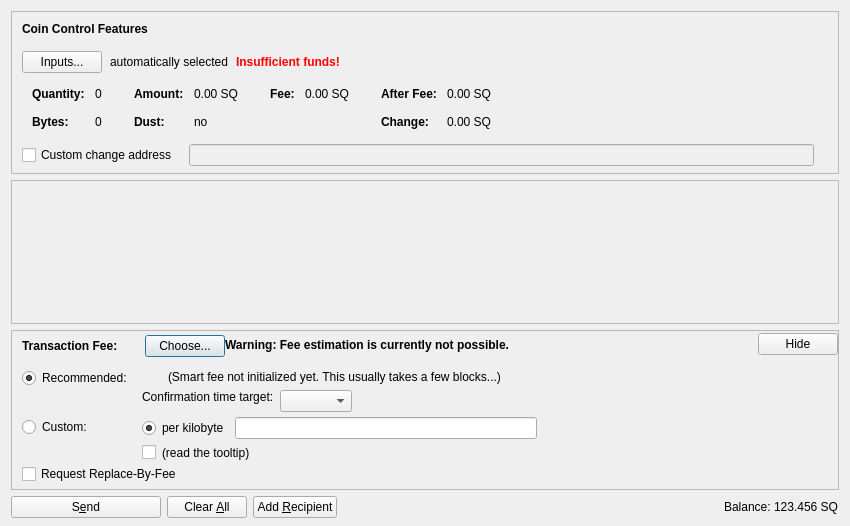
<?xml version="1.0" encoding="UTF-8"?>
<ui version="4.0">
 <class>SendCoinsDialog</class>
 <widget class="QDialog" name="SendCoinsDialog">
  <property name="geometry">
   <rect>
    <x>0</x>
    <y>0</y>
    <width>850</width>
    <height>526</height>
   </rect>
  </property>
  <property name="windowTitle">
   <string>Send Coins</string>
  </property>
  <layout class="QVBoxLayout" name="verticalLayout" stretch="0,1,0,0">
   <property name="bottomMargin">
    <number>8</number>
   </property>
   <item>
    <widget class="QFrame" name="frameCoinControl">
     <property name="sizePolicy">
      <sizepolicy hsizetype="Expanding" vsizetype="Expanding">
       <horstretch>0</horstretch>
       <verstretch>0</verstretch>
      </sizepolicy>
     </property>
     <property name="maximumSize">
      <size>
       <width>16777215</width>
       <height>16777215</height>
      </size>
     </property>
     <property name="frameShape">
      <enum>QFrame::StyledPanel</enum>
     </property>
     <property name="frameShadow">
      <enum>QFrame::Sunken</enum>
     </property>
     <layout class="QVBoxLayout" name="verticalLayoutCoinControl2">
      <property name="spacing">
       <number>0</number>
      </property>
      <property name="leftMargin">
       <number>0</number>
      </property>
      <property name="topMargin">
       <number>0</number>
      </property>
      <property name="rightMargin">
       <number>0</number>
      </property>
      <property name="bottomMargin">
       <number>6</number>
      </property>
      <item>
       <layout class="QVBoxLayout" name="verticalLayoutCoinControl" stretch="0,0,0,0,1">
        <property name="spacing">
         <number>0</number>
        </property>
        <property name="leftMargin">
         <number>10</number>
        </property>
        <property name="topMargin">
         <number>10</number>
        </property>
        <item>
         <layout class="QHBoxLayout" name="horizontalLayoutCoinControl1">
          <property name="bottomMargin">
           <number>15</number>
          </property>
          <item>
           <widget class="QLabel" name="labelCoinControlFeatures">
            <property name="sizePolicy">
             <sizepolicy hsizetype="Preferred" vsizetype="Maximum">
              <horstretch>0</horstretch>
              <verstretch>0</verstretch>
             </sizepolicy>
            </property>
            <property name="font">
             <font>
              <weight>75</weight>
              <bold>true</bold>
             </font>
            </property>
            <property name="styleSheet">
             <string notr="true">font-weight:bold;</string>
            </property>
            <property name="text">
             <string>Coin Control Features</string>
            </property>
           </widget>
          </item>
         </layout>
        </item>
        <item>
         <layout class="QHBoxLayout" name="horizontalLayoutCoinControl2" stretch="0,0,0,0">
          <property name="spacing">
           <number>8</number>
          </property>
          <property name="bottomMargin">
           <number>10</number>
          </property>
          <item>
           <widget class="QPushButton" name="pushButtonCoinControl">
            <property name="styleSheet">
             <string notr="true"/>
            </property>
            <property name="text">
             <string>Inputs...</string>
            </property>
            <property name="autoDefault">
             <bool>false</bool>
            </property>
           </widget>
          </item>
          <item>
           <widget class="QLabel" name="labelCoinControlAutomaticallySelected">
            <property name="text">
             <string>automatically selected</string>
            </property>
            <property name="margin">
             <number>5</number>
            </property>
           </widget>
          </item>
          <item>
           <widget class="QLabel" name="labelCoinControlInsuffFunds">
            <property name="font">
             <font>
              <weight>75</weight>
              <bold>true</bold>
             </font>
            </property>
            <property name="styleSheet">
             <string notr="true">color:red;font-weight:bold;</string>
            </property>
            <property name="text">
             <string>Insufficient funds!</string>
            </property>
            <property name="margin">
             <number>5</number>
            </property>
           </widget>
          </item>
          <item>
           <spacer name="horizontalSpacerCoinControl">
            <property name="orientation">
             <enum>Qt::Horizontal</enum>
            </property>
            <property name="sizeHint" stdset="0">
             <size>
              <width>40</width>
              <height>1</height>
             </size>
            </property>
           </spacer>
          </item>
         </layout>
        </item>
        <item>
         <widget class="QWidget" name="widgetCoinControl" native="true">
          <property name="sizePolicy">
           <sizepolicy hsizetype="Preferred" vsizetype="Preferred">
            <horstretch>0</horstretch>
            <verstretch>0</verstretch>
           </sizepolicy>
          </property>
          <property name="minimumSize">
           <size>
            <width>0</width>
            <height>0</height>
           </size>
          </property>
          <property name="styleSheet">
           <string notr="true"/>
          </property>
          <layout class="QHBoxLayout" name="horizontalLayoutCoinControl5">
           <property name="leftMargin">
            <number>0</number>
           </property>
           <property name="topMargin">
            <number>0</number>
           </property>
           <property name="rightMargin">
            <number>0</number>
           </property>
           <property name="bottomMargin">
            <number>0</number>
           </property>
           <item>
            <layout class="QHBoxLayout" name="horizontalLayoutCoinControl3" stretch="0,0,0,1">
             <property name="spacing">
              <number>20</number>
             </property>
             <property name="topMargin">
              <number>0</number>
             </property>
             <property name="bottomMargin">
              <number>10</number>
             </property>
             <item>
              <layout class="QFormLayout" name="formLayoutCoinControl1">
               <property name="horizontalSpacing">
                <number>10</number>
               </property>
               <property name="verticalSpacing">
                <number>14</number>
               </property>
               <property name="leftMargin">
                <number>10</number>
               </property>
               <property name="topMargin">
                <number>4</number>
               </property>
               <property name="rightMargin">
                <number>6</number>
               </property>
               <item row="0" column="0">
                <widget class="QLabel" name="labelCoinControlQuantityText">
                 <property name="font">
                  <font>
                   <weight>75</weight>
                   <bold>true</bold>
                  </font>
                 </property>
                 <property name="text">
                  <string>Quantity:</string>
                 </property>
                 <property name="margin">
                  <number>0</number>
                 </property>
                </widget>
               </item>
               <item row="0" column="1">
                <widget class="QLabel" name="labelCoinControlQuantity">
                 <property name="cursor">
                  <cursorShape>IBeamCursor</cursorShape>
                 </property>
                 <property name="contextMenuPolicy">
                  <enum>Qt::ActionsContextMenu</enum>
                 </property>
                 <property name="text">
                  <string notr="true">0</string>
                 </property>
                 <property name="margin">
                  <number>0</number>
                 </property>
                 <property name="textInteractionFlags">
                  <set>Qt::LinksAccessibleByMouse|Qt::TextSelectableByKeyboard|Qt::TextSelectableByMouse</set>
                 </property>
                </widget>
               </item>
               <item row="1" column="0">
                <widget class="QLabel" name="labelCoinControlBytesText">
                 <property name="font">
                  <font>
                   <weight>75</weight>
                   <bold>true</bold>
                  </font>
                 </property>
                 <property name="text">
                  <string>Bytes:</string>
                 </property>
                </widget>
               </item>
               <item row="1" column="1">
                <widget class="QLabel" name="labelCoinControlBytes">
                 <property name="cursor">
                  <cursorShape>IBeamCursor</cursorShape>
                 </property>
                 <property name="contextMenuPolicy">
                  <enum>Qt::ActionsContextMenu</enum>
                 </property>
                 <property name="text">
                  <string notr="true">0</string>
                 </property>
                 <property name="textInteractionFlags">
                  <set>Qt::LinksAccessibleByMouse|Qt::TextSelectableByKeyboard|Qt::TextSelectableByMouse</set>
                 </property>
                </widget>
               </item>
              </layout>
             </item>
             <item>
              <layout class="QFormLayout" name="formLayoutCoinControl2">
               <property name="horizontalSpacing">
                <number>10</number>
               </property>
               <property name="verticalSpacing">
                <number>14</number>
               </property>
               <property name="leftMargin">
                <number>6</number>
               </property>
               <property name="topMargin">
                <number>4</number>
               </property>
               <property name="rightMargin">
                <number>6</number>
               </property>
               <item row="0" column="0">
                <widget class="QLabel" name="labelCoinControlAmountText">
                 <property name="font">
                  <font>
                   <weight>75</weight>
                   <bold>true</bold>
                  </font>
                 </property>
                 <property name="text">
                  <string>Amount:</string>
                 </property>
                 <property name="margin">
                  <number>0</number>
                 </property>
                </widget>
               </item>
               <item row="0" column="1">
                <widget class="QLabel" name="labelCoinControlAmount">
                 <property name="cursor">
                  <cursorShape>IBeamCursor</cursorShape>
                 </property>
                 <property name="contextMenuPolicy">
                  <enum>Qt::ActionsContextMenu</enum>
                 </property>
                 <property name="text">
                  <string notr="true">0.00 SQ</string>
                 </property>
                 <property name="textInteractionFlags">
                  <set>Qt::LinksAccessibleByMouse|Qt::TextSelectableByKeyboard|Qt::TextSelectableByMouse</set>
                 </property>
                </widget>
               </item>
               <item row="1" column="0">
                <widget class="QLabel" name="labelCoinControlLowOutputText">
                 <property name="font">
                  <font>
                   <weight>75</weight>
                   <bold>true</bold>
                  </font>
                 </property>
                 <property name="text">
                  <string>Dust:</string>
                 </property>
                </widget>
               </item>
               <item row="1" column="1">
                <widget class="QLabel" name="labelCoinControlLowOutput">
                 <property name="cursor">
                  <cursorShape>IBeamCursor</cursorShape>
                 </property>
                 <property name="contextMenuPolicy">
                  <enum>Qt::ActionsContextMenu</enum>
                 </property>
                 <property name="text">
                  <string notr="true">no</string>
                 </property>
                 <property name="textInteractionFlags">
                  <set>Qt::LinksAccessibleByMouse|Qt::TextSelectableByKeyboard|Qt::TextSelectableByMouse</set>
                 </property>
                </widget>
               </item>
              </layout>
             </item>
             <item>
              <layout class="QFormLayout" name="formLayoutCoinControl3">
               <property name="horizontalSpacing">
                <number>10</number>
               </property>
               <property name="verticalSpacing">
                <number>14</number>
               </property>
               <property name="leftMargin">
                <number>6</number>
               </property>
               <property name="topMargin">
                <number>4</number>
               </property>
               <property name="rightMargin">
                <number>6</number>
               </property>
               <item row="0" column="0">
                <widget class="QLabel" name="labelCoinControlFeeText">
                 <property name="font">
                  <font>
                   <weight>75</weight>
                   <bold>true</bold>
                  </font>
                 </property>
                 <property name="text">
                  <string>Fee:</string>
                 </property>
                 <property name="margin">
                  <number>0</number>
                 </property>
                </widget>
               </item>
               <item row="0" column="1">
                <widget class="QLabel" name="labelCoinControlFee">
                 <property name="cursor">
                  <cursorShape>IBeamCursor</cursorShape>
                 </property>
                 <property name="contextMenuPolicy">
                  <enum>Qt::ActionsContextMenu</enum>
                 </property>
                 <property name="text">
                  <string notr="true">0.00 SQ</string>
                 </property>
                 <property name="textInteractionFlags">
                  <set>Qt::LinksAccessibleByMouse|Qt::TextSelectableByKeyboard|Qt::TextSelectableByMouse</set>
                 </property>
                </widget>
               </item>
              </layout>
             </item>
             <item>
              <layout class="QFormLayout" name="formLayoutCoinControl4">
               <property name="horizontalSpacing">
                <number>10</number>
               </property>
               <property name="verticalSpacing">
                <number>14</number>
               </property>
               <property name="leftMargin">
                <number>6</number>
               </property>
               <property name="topMargin">
                <number>4</number>
               </property>
               <property name="rightMargin">
                <number>6</number>
               </property>
               <item row="0" column="0">
                <widget class="QLabel" name="labelCoinControlAfterFeeText">
                 <property name="font">
                  <font>
                   <weight>75</weight>
                   <bold>true</bold>
                  </font>
                 </property>
                 <property name="text">
                  <string>After Fee:</string>
                 </property>
                 <property name="margin">
                  <number>0</number>
                 </property>
                </widget>
               </item>
               <item row="0" column="1">
                <widget class="QLabel" name="labelCoinControlAfterFee">
                 <property name="cursor">
                  <cursorShape>IBeamCursor</cursorShape>
                 </property>
                 <property name="contextMenuPolicy">
                  <enum>Qt::ActionsContextMenu</enum>
                 </property>
                 <property name="text">
                  <string notr="true">0.00 SQ</string>
                 </property>
                 <property name="textInteractionFlags">
                  <set>Qt::LinksAccessibleByMouse|Qt::TextSelectableByKeyboard|Qt::TextSelectableByMouse</set>
                 </property>
                </widget>
               </item>
               <item row="1" column="0">
                <widget class="QLabel" name="labelCoinControlChangeText">
                 <property name="font">
                  <font>
                   <weight>75</weight>
                   <bold>true</bold>
                  </font>
                 </property>
                 <property name="text">
                  <string>Change:</string>
                 </property>
                </widget>
               </item>
               <item row="1" column="1">
                <widget class="QLabel" name="labelCoinControlChange">
                 <property name="cursor">
                  <cursorShape>IBeamCursor</cursorShape>
                 </property>
                 <property name="contextMenuPolicy">
                  <enum>Qt::ActionsContextMenu</enum>
                 </property>
                 <property name="text">
                  <string notr="true">0.00 SQ</string>
                 </property>
                 <property name="textInteractionFlags">
                  <set>Qt::LinksAccessibleByMouse|Qt::TextSelectableByKeyboard|Qt::TextSelectableByMouse</set>
                 </property>
                </widget>
               </item>
              </layout>
             </item>
            </layout>
           </item>
          </layout>
         </widget>
        </item>
        <item>
         <layout class="QHBoxLayout" name="horizontalLayoutCoinControl4" stretch="0,0,0">
          <property name="spacing">
           <number>12</number>
          </property>
          <property name="sizeConstraint">
           <enum>QLayout::SetDefaultConstraint</enum>
          </property>
          <property name="topMargin">
           <number>5</number>
          </property>
          <property name="rightMargin">
           <number>5</number>
          </property>
          <item>
           <widget class="QCheckBox" name="checkBoxCoinControlChange">
            <property name="toolTip">
             <string>If this is activated, but the change address is empty or invalid, change will be sent to a newly generated address.</string>
            </property>
            <property name="text">
             <string>Custom change address</string>
            </property>
           </widget>
          </item>
          <item>
           <widget class="QValidatedLineEdit" name="lineEditCoinControlChange">
            <property name="enabled">
             <bool>false</bool>
            </property>
            <property name="sizePolicy">
             <sizepolicy hsizetype="Expanding" vsizetype="Fixed">
              <horstretch>0</horstretch>
              <verstretch>0</verstretch>
             </sizepolicy>
            </property>
           </widget>
          </item>
          <item>
           <widget class="QLabel" name="labelCoinControlChangeLabel">
            <property name="sizePolicy">
             <sizepolicy hsizetype="Preferred" vsizetype="Expanding">
              <horstretch>0</horstretch>
              <verstretch>0</verstretch>
             </sizepolicy>
            </property>
            <property name="minimumSize">
             <size>
              <width>0</width>
              <height>0</height>
             </size>
            </property>
            <property name="text">
             <string/>
            </property>
            <property name="margin">
             <number>3</number>
            </property>
           </widget>
          </item>
         </layout>
        </item>
        <item>
         <spacer name="verticalSpacerCoinControl">
          <property name="orientation">
           <enum>Qt::Vertical</enum>
          </property>
          <property name="sizeHint" stdset="0">
           <size>
            <width>800</width>
            <height>1</height>
           </size>
          </property>
         </spacer>
        </item>
       </layout>
      </item>
     </layout>
    </widget>
   </item>
   <item>
    <widget class="QScrollArea" name="scrollArea">
     <property name="widgetResizable">
      <bool>true</bool>
     </property>
     <widget class="QWidget" name="scrollAreaWidgetContents">
      <property name="geometry">
       <rect>
        <x>0</x>
        <y>0</y>
        <width>830</width>
        <height>104</height>
       </rect>
      </property>
      <layout class="QVBoxLayout" name="verticalLayout_2" stretch="0,1">
       <property name="leftMargin">
        <number>0</number>
       </property>
       <property name="topMargin">
        <number>0</number>
       </property>
       <property name="rightMargin">
        <number>0</number>
       </property>
       <property name="bottomMargin">
        <number>0</number>
       </property>
       <item>
        <layout class="QVBoxLayout" name="entries">
         <property name="spacing">
          <number>6</number>
         </property>
        </layout>
       </item>
       <item>
        <spacer name="verticalSpacer">
         <property name="orientation">
          <enum>Qt::Vertical</enum>
         </property>
         <property name="sizeHint" stdset="0">
          <size>
           <width>20</width>
           <height>40</height>
          </size>
         </property>
        </spacer>
       </item>
      </layout>
     </widget>
    </widget>
   </item>
   <item>
    <widget class="QFrame" name="frameFee">
     <property name="sizePolicy">
      <sizepolicy hsizetype="Expanding" vsizetype="Expanding">
       <horstretch>0</horstretch>
       <verstretch>0</verstretch>
      </sizepolicy>
     </property>
     <property name="maximumSize">
      <size>
       <width>16777215</width>
       <height>16777215</height>
      </size>
     </property>
     <property name="frameShape">
      <enum>QFrame::StyledPanel</enum>
     </property>
     <property name="frameShadow">
      <enum>QFrame::Sunken</enum>
     </property>
     <layout class="QVBoxLayout" name="verticalLayoutFee1">
      <property name="spacing">
       <number>0</number>
      </property>
      <property name="leftMargin">
       <number>0</number>
      </property>
      <property name="topMargin">
       <number>0</number>
      </property>
      <property name="rightMargin">
       <number>0</number>
      </property>
      <property name="bottomMargin">
       <number>0</number>
      </property>
      <item>
       <layout class="QVBoxLayout" name="verticalLayoutFee2" stretch="0,0,0">
        <property name="spacing">
         <number>0</number>
        </property>
        <property name="leftMargin">
         <number>10</number>
        </property>
        <property name="topMargin">
         <number>0</number>
        </property>
        <item>
         <layout class="QHBoxLayout" name="horizontalLayoutFee1">
          <property name="bottomMargin">
           <number>0</number>
          </property>
          <item>
           <layout class="QVBoxLayout" name="verticalLayoutFee7">
            <property name="spacing">
             <number>0</number>
            </property>
            <item>
             <spacer name="verticalSpacerSmartFee">
              <property name="orientation">
               <enum>Qt::Vertical</enum>
              </property>
              <property name="sizeType">
               <enum>QSizePolicy::Fixed</enum>
              </property>
              <property name="sizeHint" stdset="0">
               <size>
                <width>1</width>
                <height>4</height>
               </size>
              </property>
             </spacer>
            </item>
            <item>
             <layout class="QHBoxLayout" name="horizontalLayoutSmartFee">
              <property name="spacing">
               <number>10</number>
              </property>
              <item>
               <widget class="QLabel" name="labelFeeHeadline">
                <property name="sizePolicy">
                 <sizepolicy hsizetype="Preferred" vsizetype="Maximum">
                  <horstretch>0</horstretch>
                  <verstretch>0</verstretch>
                 </sizepolicy>
                </property>
                <property name="font">
                 <font>
                  <weight>75</weight>
                  <bold>true</bold>
                 </font>
                </property>
                <property name="styleSheet">
                 <string notr="true">font-weight:bold;</string>
                </property>
                <property name="text">
                 <string>Transaction Fee:</string>
                </property>
               </widget>
              </item>
              <item>
               <widget class="QLabel" name="labelFeeMinimized">
                <property name="text">
                 <string/>
                </property>
               </widget>
              </item>
              <item>
               <widget class="QPushButton" name="buttonChooseFee">
                <property name="text">
                 <string>Choose...</string>
                </property>
               </widget>
              </item>
             </layout>
            </item>
            <item>
             <spacer name="verticalSpacer_5">
              <property name="orientation">
               <enum>Qt::Vertical</enum>
              </property>
              <property name="sizeHint" stdset="0">
               <size>
                <width>1</width>
                <height>1</height>
               </size>
              </property>
             </spacer>
            </item>
           </layout>
          </item>
          <item>
           <widget class="QLabel" name="fallbackFeeWarningLabel">
            <property name="toolTip">
             <string>Using the fallbackfee can result in sending a transaction that will take several hours or days (or never) to confirm. Consider choosing your fee manually or wait until you have validated the complete chain.</string>
            </property>
            <property name="font">
            <font>
                <weight>75</weight>
                <bold>true</bold>
            </font>
            </property>
            <property name="text">
             <string>Warning: Fee estimation is currently not possible.</string>
            </property>
            <property name="wordWrap">
             <bool>false</bool>
            </property>
           </widget>
          </item>
          <item>
           <spacer name="horizontalSpacer_4">
            <property name="orientation">
             <enum>Qt::Horizontal</enum>
            </property>
            <property name="sizeType">
             <enum>QSizePolicy::MinimumExpanding</enum>
            </property>
            <property name="sizeHint" stdset="0">
             <size>
              <width>40</width>
              <height>20</height>
             </size>
            </property>
           </spacer>
          </item>
          <item>
           <widget class="QPushButton" name="buttonMinimizeFee">
            <property name="toolTip">
             <string>collapse fee-settings</string>
            </property>
            <property name="text">
             <string>Hide</string>
            </property>
           </widget>
          </item>
         </layout>
        </item>
        <item>
         <widget class="QFrame" name="frameFeeSelection">
          <layout class="QVBoxLayout" name="verticalLayoutFee12">
           <property name="spacing">
            <number>0</number>
           </property>
           <property name="leftMargin">
            <number>0</number>
           </property>
           <property name="topMargin">
            <number>0</number>
           </property>
           <property name="rightMargin">
            <number>0</number>
           </property>
           <property name="bottomMargin">
            <number>0</number>
           </property>
           <item>
            <layout class="QGridLayout" name="gridLayoutFee">
             <property name="topMargin">
              <number>10</number>
             </property>
             <property name="bottomMargin">
              <number>4</number>
             </property>
             <property name="horizontalSpacing">
              <number>10</number>
             </property>
             <property name="verticalSpacing">
              <number>4</number>
             </property>
             <item row="1" column="1">
              <layout class="QVBoxLayout" name="verticalLayoutFee8">
               <property name="spacing">
                <number>6</number>
               </property>
               <item>
                <layout class="QHBoxLayout" name="horizontalLayoutFee13">
                 <item>
                  <widget class="QRadioButton" name="radioCustomPerKilobyte">
                   <property name="toolTip">
                    <string>If the custom fee is set to 1000 satoshis and the transaction is only 250 bytes, then &quot;per kilobyte&quot; only pays 250 satoshis in fee, while &quot;total at least&quot; pays 1000 satoshis. For transactions bigger than a kilobyte both pay by kilobyte.</string>
                   </property>
                   <property name="text">
                    <string>per kilobyte</string>
                   </property>
                   <property name="checked">
                    <bool>true</bool>
                   </property>
                   <attribute name="buttonGroup">
                    <string notr="true">groupCustomFee</string>
                   </attribute>
                  </widget>
                 </item>
                 <item>
                  <widget class="StatusquoAmountField" name="customFee"/>
                 </item>
                 <item>
                  <spacer name="horizontalSpacer_6">
                   <property name="orientation">
                    <enum>Qt::Horizontal</enum>
                   </property>
                   <property name="sizeHint" stdset="0">
                    <size>
                     <width>1</width>
                     <height>1</height>
                    </size>
                   </property>
                  </spacer>
                 </item>
                </layout>
               </item>
               <item>
                <layout class="QHBoxLayout" name="horizontalLayoutFee8">
                 <item>
                  <widget class="QCheckBox" name="checkBoxMinimumFee">
                   <property name="toolTip">
                    <string>Paying only the minimum fee is just fine as long as there is less transaction volume than space in the blocks. But be aware that this can end up in a never confirming transaction once there is more demand for statusquo transactions than the network can process.</string>
                   </property>
                   <property name="text">
                    <string/>
                   </property>
                  </widget>
                 </item>
                 <item>
                  <widget class="QLabel" name="labelMinFeeWarning">
                   <property name="enabled">
                    <bool>true</bool>
                   </property>
                   <property name="toolTip">
                    <string>Paying only the minimum fee is just fine as long as there is less transaction volume than space in the blocks. But be aware that this can end up in a never confirming transaction once there is more demand for statusquo transactions than the network can process.</string>
                   </property>
                   <property name="text">
                    <string>(read the tooltip)</string>
                   </property>
                   <property name="margin">
                    <number>5</number>
                   </property>
                  </widget>
                 </item>
                 <item>
                  <spacer name="horizontalSpacer_2">
                   <property name="orientation">
                    <enum>Qt::Horizontal</enum>
                   </property>
                   <property name="sizeHint" stdset="0">
                    <size>
                     <width>1</width>
                     <height>1</height>
                    </size>
                   </property>
                  </spacer>
                 </item>
                </layout>
               </item>
              </layout>
             </item>
             <item row="0" column="0">
              <layout class="QVBoxLayout" name="verticalLayoutFee4" stretch="0,1">
               <item>
                <widget class="QRadioButton" name="radioSmartFee">
                 <property name="text">
                  <string>Recommended:</string>
                 </property>
                 <property name="checked">
                  <bool>true</bool>
                 </property>
                 <attribute name="buttonGroup">
                  <string notr="true">groupFee</string>
                 </attribute>
                </widget>
               </item>
               <item>
                <spacer name="verticalSpacer_2">
                 <property name="orientation">
                  <enum>Qt::Vertical</enum>
                 </property>
                 <property name="sizeHint" stdset="0">
                  <size>
                   <width>1</width>
                   <height>1</height>
                  </size>
                 </property>
                </spacer>
               </item>
              </layout>
             </item>
             <item row="1" column="0">
              <layout class="QVBoxLayout" name="verticalLayoutFee9" stretch="0,1">
               <item>
                <widget class="QRadioButton" name="radioCustomFee">
                 <property name="text">
                  <string>Custom:</string>
                 </property>
                 <attribute name="buttonGroup">
                  <string notr="true">groupFee</string>
                 </attribute>
                </widget>
               </item>
               <item>
                <spacer name="verticalSpacer_6">
                 <property name="orientation">
                  <enum>Qt::Vertical</enum>
                 </property>
                 <property name="sizeHint" stdset="0">
                  <size>
                   <width>1</width>
                   <height>1</height>
                  </size>
                 </property>
                </spacer>
               </item>
              </layout>
             </item>
             <item row="0" column="1">
              <layout class="QVBoxLayout" name="verticalLayoutFee3" stretch="0,0,1">
               <property name="spacing">
                <number>6</number>
               </property>
               <property name="topMargin">
                <number>2</number>
               </property>
               <item>
                <layout class="QHBoxLayout" name="horizontalLayoutFee12">
                 <item>
                  <widget class="QLabel" name="labelSmartFee">
                   <property name="text">
                    <string/>
                   </property>
                   <property name="margin">
                    <number>2</number>
                   </property>
                  </widget>
                 </item>
                 <item>
                  <widget class="QLabel" name="labelFeeEstimation">
                   <property name="text">
                    <string/>
                   </property>
                  </widget>
                 </item>
                 <item>
                  <widget class="QLabel" name="labelSmartFee2">
                   <property name="text">
                    <string>(Smart fee not initialized yet. This usually takes a few blocks...)</string>
                   </property>
                   <property name="margin">
                    <number>2</number>
                   </property>
                  </widget>
                 </item>
                 <item>
                  <spacer name="horizontalSpacer_5">
                   <property name="orientation">
                    <enum>Qt::Horizontal</enum>
                   </property>
                   <property name="sizeHint" stdset="0">
                    <size>
                     <width>1</width>
                     <height>1</height>
                    </size>
                   </property>
                  </spacer>
                 </item>
                </layout>
               </item>
               <item>
                <layout class="QHBoxLayout" name="horizontalLayoutFee9">
                 <item>
                  <layout class="QVBoxLayout" name="verticalLayoutFee6">
                   <item>
                    <widget class="QLabel" name="labelSmartFee3">
                     <property name="text">
                      <string>Confirmation time target:</string>
                     </property>
                     <property name="margin">
                      <number>2</number>
                     </property>
                    </widget>
                   </item>
                   <item>
                    <spacer name="verticalSpacer_3">
                     <property name="orientation">
                      <enum>Qt::Vertical</enum>
                     </property>
                     <property name="sizeHint" stdset="0">
                      <size>
                       <width>1</width>
                       <height>1</height>
                      </size>
                     </property>
                    </spacer>
                   </item>
                  </layout>
                 </item>
                 <item>
                  <layout class="QVBoxLayout" name="verticalLayoutFee5">
                   <property name="rightMargin">
                    <number>30</number>
                   </property>
                   <item>
                    <layout class="QHBoxLayout" name="horizontalLayoutConfTarget">
                     <property name="bottomMargin">
                      <number>0</number>
                     </property>
                     <item>
                      <widget class="QComboBox" name="confTargetSelector"/>
                     </item>
                     <item>
                      <spacer name="horizontalSpacerConfTarget">
                       <property name="orientation">
                        <enum>Qt::Horizontal</enum>
                       </property>
                       <property name="sizeHint" stdset="0">
                        <size>
                         <width>40</width>
                         <height>20</height>
                        </size>
                       </property>
                      </spacer>
                     </item>
                    </layout>
                   </item>
                  </layout>
                 </item>
                </layout>
               </item>
               <item>
                <spacer name="verticalSpacer_4">
                 <property name="orientation">
                  <enum>Qt::Vertical</enum>
                 </property>
                 <property name="sizeHint" stdset="0">
                  <size>
                   <width>1</width>
                   <height>1</height>
                  </size>
                 </property>
                </spacer>
               </item>
              </layout>
             </item>
            </layout>
           </item>
           <item>
            <widget class="QCheckBox" name="optInRBF">
             <property name="text">
              <string>Request Replace-By-Fee</string>
             </property>
             <property name="toolTip">
              <string>Indicates that the sender may wish to replace this transaction with a new one paying higher fees (prior to being confirmed).</string>
             </property>
            </widget>
           </item>
          </layout>
         </widget>
        </item>
        <item>
         <spacer name="verticalSpacerFee">
          <property name="orientation">
           <enum>Qt::Vertical</enum>
          </property>
          <property name="sizeHint" stdset="0">
           <size>
            <width>40</width>
            <height>5</height>
           </size>
          </property>
         </spacer>
        </item>
       </layout>
      </item>
     </layout>
    </widget>
   </item>
   <item>
    <layout class="QHBoxLayout" name="horizontalLayout">
     <item>
      <widget class="QPushButton" name="sendButton">
       <property name="minimumSize">
        <size>
         <width>150</width>
         <height>0</height>
        </size>
       </property>
       <property name="toolTip">
        <string>Confirm the send action</string>
       </property>
       <property name="text">
        <string>S&amp;end</string>
       </property>
       <property name="icon">
        <iconset resource="../statusquo.qrc">
         <normaloff>:/icons/send</normaloff>:/icons/send</iconset>
       </property>
       <property name="autoDefault">
        <bool>false</bool>
       </property>
       <property name="default">
        <bool>false</bool>
       </property>
      </widget>
     </item>
     <item>
      <widget class="QPushButton" name="clearButton">
       <property name="sizePolicy">
        <sizepolicy hsizetype="Minimum" vsizetype="Fixed">
         <horstretch>0</horstretch>
         <verstretch>0</verstretch>
        </sizepolicy>
       </property>
       <property name="toolTip">
        <string>Clear all fields of the form.</string>
       </property>
       <property name="text">
        <string>Clear &amp;All</string>
       </property>
       <property name="icon">
        <iconset resource="../statusquo.qrc">
         <normaloff>:/icons/remove</normaloff>:/icons/remove</iconset>
       </property>
       <property name="autoDefault">
        <bool>false</bool>
       </property>
      </widget>
     </item>
     <item>
      <widget class="QPushButton" name="addButton">
       <property name="toolTip">
        <string>Send to multiple recipients at once</string>
       </property>
       <property name="text">
        <string>Add &amp;Recipient</string>
       </property>
       <property name="icon">
        <iconset resource="../statusquo.qrc">
         <normaloff>:/icons/add</normaloff>:/icons/add</iconset>
       </property>
       <property name="autoDefault">
        <bool>false</bool>
       </property>
      </widget>
     </item>
     <item>
      <spacer name="horizontalSpacer">
       <property name="orientation">
        <enum>Qt::Horizontal</enum>
       </property>
       <property name="sizeHint" stdset="0">
        <size>
         <width>40</width>
         <height>20</height>
        </size>
       </property>
      </spacer>
     </item>
     <item>
      <layout class="QHBoxLayout" name="horizontalLayout_2">
       <property name="spacing">
        <number>3</number>
       </property>
       <item>
        <widget class="QLabel" name="label">
         <property name="sizePolicy">
          <sizepolicy hsizetype="Preferred" vsizetype="Fixed">
           <horstretch>0</horstretch>
           <verstretch>0</verstretch>
          </sizepolicy>
         </property>
         <property name="text">
          <string>Balance:</string>
         </property>
        </widget>
       </item>
       <item>
        <widget class="QLabel" name="labelBalance">
         <property name="sizePolicy">
          <sizepolicy hsizetype="Preferred" vsizetype="Fixed">
           <horstretch>0</horstretch>
           <verstretch>0</verstretch>
          </sizepolicy>
         </property>
         <property name="cursor">
          <cursorShape>IBeamCursor</cursorShape>
         </property>
         <property name="text">
          <string notr="true">123.456 SQ</string>
         </property>
         <property name="textInteractionFlags">
          <set>Qt::LinksAccessibleByMouse|Qt::TextSelectableByKeyboard|Qt::TextSelectableByMouse</set>
         </property>
        </widget>
       </item>
      </layout>
     </item>
    </layout>
   </item>
  </layout>
 </widget>
 <customwidgets>
  <customwidget>
   <class>QValidatedLineEdit</class>
   <extends>QLineEdit</extends>
   <header>qvalidatedlineedit.h</header>
  </customwidget>
  <customwidget>
   <class>StatusquoAmountField</class>
   <extends>QLineEdit</extends>
   <header>statusquoamountfield.h</header>
   <container>1</container>
  </customwidget>
 </customwidgets>
 <resources>
  <include location="../statusquo.qrc"/>
 </resources>
 <connections/>
 <buttongroups>
  <buttongroup name="groupFee"/>
  <buttongroup name="groupCustomFee"/>
 </buttongroups>
</ui>
